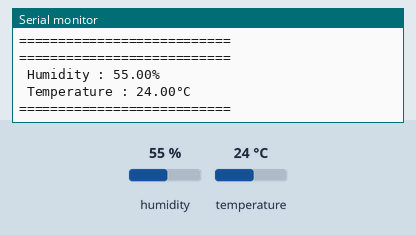
This sketch was run on a simulated Arduino Uno, built with avr-gcc and run on an emulated ATmega328P. On the bench: the last lines printed to the serial monitor. The test bench sets the inputs (shaded band); at power-on: humidity 55 %, temperature 24 °C.

Above: at 2.8 s.
2.9 s: humidity set to 22 %
At 5.5 s:
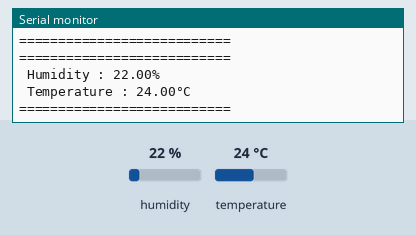
5.6 s: temperature set to 12 °C
At 6.9 s:
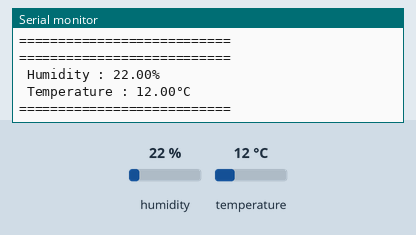
8.3 s: humidity set to 40 %
At 11.0 s:
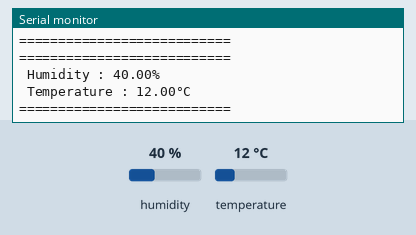
Timing chart, 0 to 12.5 s (numbered marks = the images above; inputs shaded):
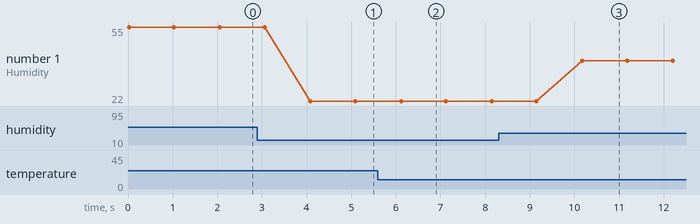

The sketch:

5.DHT11_Sensor.ino
```cpp
#include "DHT.h"

#define DHT_TYPE DHT11
#define DHT_PIN A0
DHT dht(DHT_PIN, DHT_TYPE);

void setup() {
  Serial.begin(115200);
  Serial.print(DHT_TYPE);
  Serial.println(" Sensor Test");
  dht.begin();
}
void loop() {
  float h = dht.readHumidity();
  float t = dht.readTemperature();
  if (isnan(h) || isnan(t)) {
    Serial.println("Error!! Reading from DHT sensor");
    return;
  }
  Serial.println("===========================");
  Serial.print(" Humidity : ");
  Serial.print(h);
  Serial.println("%");
  Serial.print(" Temperature : ");
  Serial.print(t);
  Serial.print("\xC2\xB0");
  Serial.println("C");
  Serial.println("===========================");
  delay(1000);
}
```

Measured:
- after the input at 2.9 s, the serial monitor: prints a new line after 1.2 s (image 1)
- after the input at 5.6 s, the serial monitor: prints a new line after 0.52 s (image 2)
- after the input at 8.3 s, the serial monitor: prints a new line after 1.9 s (image 3)
- plotted number 1: 55 → 22 after the input at 2.9 s, 22 → 40 after the input at 8.3 s
